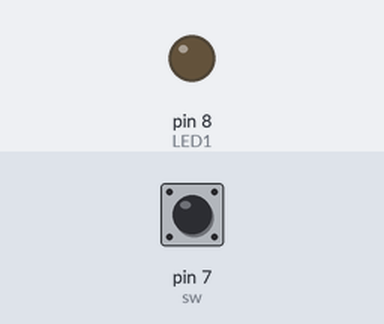
Bench run of a sketch on a simulated Arduino Uno, built with avr-gcc and run on an emulated ATmega328P. On the bench: output pins drawn as LEDs (lit = HIGH). Dashed ring = blinking. The test bench sets the inputs (shaded band); at power-on: pin 7 (sw) HIGH. What the sketch prints to the serial monitor is not drawn.

Above: at 1.2 s.
1.3 s: pin 7 (sw) pulled LOW for 1 s
At 1.55 s:
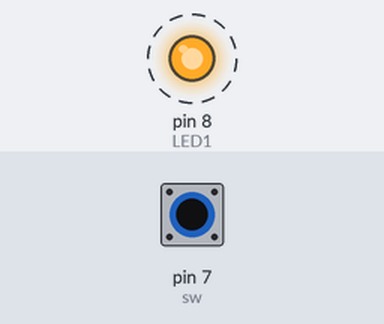
4.3 s: pin 7 (sw) pulled LOW for 0.15 s
At 4.8 s:
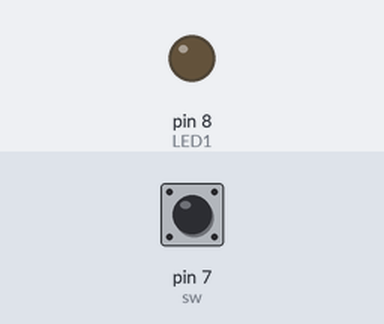
7.4 s: pin 7 (sw) pulled LOW for 3.2 s
At 7.65 s:
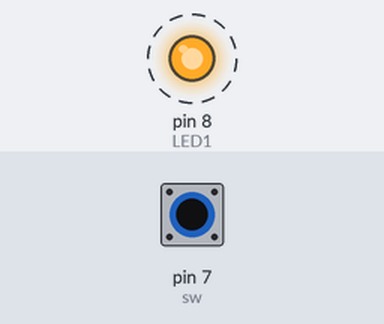
Timing chart, 0 to 12.0 s (numbered marks = the images above; inputs shaded):
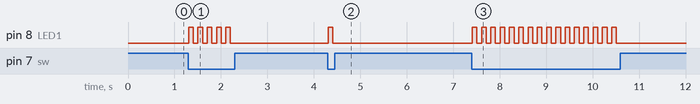

The sketch:

lamp0925_MANY.ino
```cpp
int LED1 = 8, LED2 = 9, LED3 = 10, LED4 = 10;
int sw = 7;

int ledState = 0;         // LED 상태 저장
int lastSwState = 0;      // 이전 버튼 상태 저장

void setup() {
  Serial.begin(9600);
  pinMode(LED1, OUTPUT);  //pin모드 입력상태
  pinMode(sw, INPUT_PULLUP);  //아두이노에는 내부저항(가상저항이 딱 연결됨 스위치에) 일 경우input pullup
}

void loop() {
  int sw_in;
  char ch;

  sw_in = !digitalRead(sw); // 현재 버튼 상태 읽기
  if (sw_in == 1) {//스위치 입력
    Serial.println("ON!");
    digitalWrite(LED1, HIGH); // LED 상태에 따라 켜기 또는 끄기
    delay(100);
    digitalWrite(LED1, 0); // LED 상태에 따라 켜기 또는 끄기
    delay(100);
   }
  else {
    Serial.println("OFF");
    digitalWrite(LED1, LOW);

  }

}
```

Measured:
- after the input at 1.3 s, pin 8 (LED1): alternates HIGH for 0.10 s and LOW for 0.10 s, 10 changes in all, then stays LOW, starting at once
- after the input at 4.3 s, pin 8 (LED1): LOW → HIGH at once, → LOW 0.10 s later
- after the input at 7.4 s, pin 8 (LED1): alternates HIGH for 0.10 s and LOW for 0.10 s, 32 changes in all, then stays LOW, starting at once
